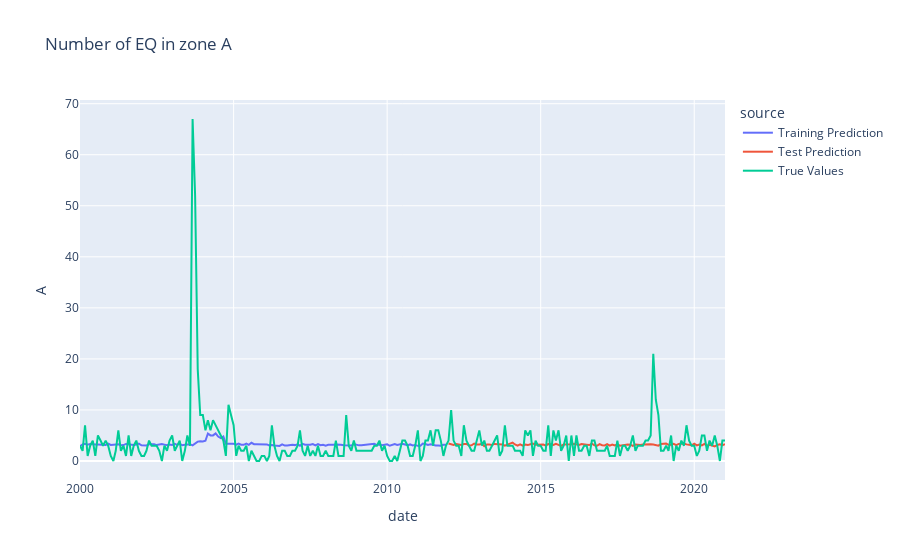

Notebook source saved alongside this figure:
### Code cell
fig = px.line(evaluation.loc[evaluation['date'].between('2000', '2021')],
                 x="date",
                 y="A",
                 color="source",
                 title="Number of EQ in zone A")
fig.show()
